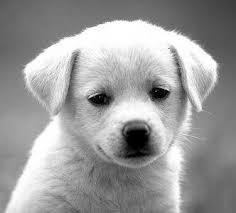
#> input picture Digtal-Image-Processing/paw.jfif, 236 x 213 px
$ python 'Contrast Stretching.py'
#> lines starting #> are read from the running program, lines starting #| are printed output that depends on the picture
'''
Digital Image Processing
16 April 2020
by Sampada Petkar

Contrast stretching
'''

import cv2
import numpy as np
img = cv2.imread('paw.jfif')
#> img is the input picture: shape (213, 236, 3); min 0, max 255, mean 155.7

original = img.copy()
cv2.imshow("original_LH", original)

xp = [0, 64, 128, 192, 255]
fp = [0, 16, 128, 240, 255]
x = np.arange(256)
table = np.interp(x, xp, fp).astype('uint8')
img = cv2.LUT(img, table)
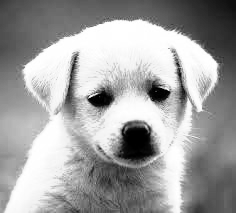
#> img: shape (213, 236, 3); min 0, max 255, mean 160.8
cv2.imshow("Output - LH", img)
img2 = cv2.imread('flower.jfif')
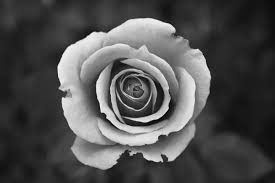
#> input picture Digtal-Image-Processing/flower.jfif, 275 x 183 px
#> img2 is the input picture: shape (183, 275, 3); min 0, max 252, mean 79.6

original2 = img2.copy()
cv2.imshow("original HL", original2)

fp2 = [0, 64, 128, 192, 255]
xp2 = [0, 20, 128, 240, 255]
x = np.arange(256)
table = np.interp(x, xp2, fp2).astype('uint8')
img2 = cv2.LUT(img2, table)
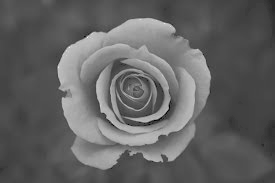
#> img2: shape (183, 275, 3); min 0, max 242, mean 98.4
cv2.imshow("Output - HL", img2)
cv2.waitKey(0)
cv2.destroyAllWindows()

#all rights are reserved to author.
